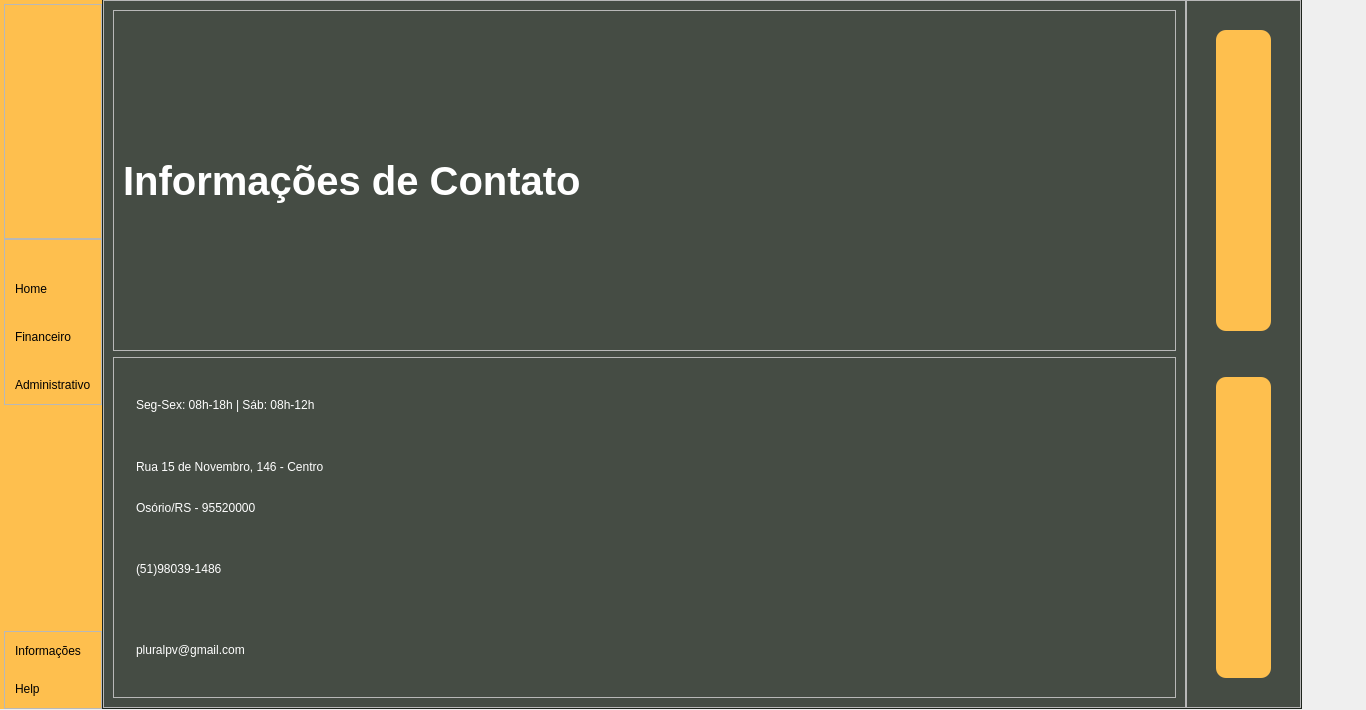
<?xml version="1.0" encoding="UTF-8"?>
<ui version="4.0">
 <class>infos</class>
 <widget class="QDialog" name="infos">
  <property name="geometry">
   <rect>
    <x>0</x>
    <y>0</y>
    <width>1366</width>
    <height>710</height>
   </rect>
  </property>
  <property name="windowTitle">
   <string>Dialog</string>
  </property>
  <widget class="QWidget" name="widget" native="true">
   <property name="geometry">
    <rect>
     <x>-1</x>
     <y>-1</y>
     <width>1366</width>
     <height>710</height>
    </rect>
   </property>
   <property name="styleSheet">
    <string notr="true"/>
   </property>
   <layout class="QHBoxLayout" name="horizontalLayout">
    <property name="spacing">
     <number>0</number>
    </property>
    <property name="leftMargin">
     <number>0</number>
    </property>
    <property name="topMargin">
     <number>0</number>
    </property>
    <property name="rightMargin">
     <number>0</number>
    </property>
    <property name="bottomMargin">
     <number>0</number>
    </property>
    <item alignment="Qt::AlignLeft">
     <widget class="QWidget" name="leftMenu" native="true">
      <property name="styleSheet">
       <string notr="true">#leftMenu
{
	
	background-color: rgb(254, 191, 78);
}</string>
      </property>
      <layout class="QVBoxLayout" name="verticalLayout_2">
       <property name="spacing">
        <number>0</number>
       </property>
       <property name="leftMargin">
        <number>5</number>
       </property>
       <property name="topMargin">
        <number>0</number>
       </property>
       <property name="rightMargin">
        <number>0</number>
       </property>
       <property name="bottomMargin">
        <number>0</number>
       </property>
       <item alignment="Qt::AlignLeft">
        <widget class="QWidget" name="leftMenuSub" native="true">
         <layout class="QVBoxLayout" name="verticalLayout_3">
          <property name="spacing">
           <number>0</number>
          </property>
          <property name="leftMargin">
           <number>0</number>
          </property>
          <property name="topMargin">
           <number>5</number>
          </property>
          <property name="rightMargin">
           <number>0</number>
          </property>
          <property name="bottomMargin">
           <number>0</number>
          </property>
          <item>
           <widget class="QFrame" name="frame">
            <property name="frameShape">
             <enum>QFrame::StyledPanel</enum>
            </property>
            <property name="frameShadow">
             <enum>QFrame::Raised</enum>
            </property>
            <layout class="QHBoxLayout" name="horizontalLayout_2">
             <property name="spacing">
              <number>0</number>
             </property>
             <property name="leftMargin">
              <number>0</number>
             </property>
             <property name="topMargin">
              <number>0</number>
             </property>
             <property name="rightMargin">
              <number>0</number>
             </property>
             <property name="bottomMargin">
              <number>0</number>
             </property>
             <item alignment="Qt::AlignLeft">
              <widget class="QLabel" name="logo">
               <property name="maximumSize">
                <size>
                 <width>166</width>
                 <height>56</height>
                </size>
               </property>
               <property name="styleSheet">
                <string notr="true">#logo
{
	backgroud-repeat: no-repeat;
backgroud-position: center;
}</string>
               </property>
               <property name="text">
                <string/>
               </property>
               <property name="pixmap">
                <pixmap>../imgplural/nova.png</pixmap>
               </property>
               <property name="scaledContents">
                <bool>true</bool>
               </property>
              </widget>
             </item>
            </layout>
           </widget>
          </item>
          <item alignment="Qt::AlignTop">
           <widget class="QFrame" name="frame_2">
            <property name="sizePolicy">
             <sizepolicy hsizetype="Preferred" vsizetype="Preferred">
              <horstretch>0</horstretch>
              <verstretch>0</verstretch>
             </sizepolicy>
            </property>
            <property name="frameShape">
             <enum>QFrame::StyledPanel</enum>
            </property>
            <property name="frameShadow">
             <enum>QFrame::Raised</enum>
            </property>
            <layout class="QVBoxLayout" name="verticalLayout_4">
             <property name="spacing">
              <number>0</number>
             </property>
             <property name="leftMargin">
              <number>0</number>
             </property>
             <property name="topMargin">
              <number>10</number>
             </property>
             <property name="rightMargin">
              <number>0</number>
             </property>
             <property name="bottomMargin">
              <number>10</number>
             </property>
             <item>
              <widget class="QPushButton" name="homeButton">
               <property name="toolTip">
                <string>Home</string>
               </property>
               <property name="styleSheet">
                <string notr="true">#homeButton
{
	border: none;
	backgroud-color: transparent;
	backgroud: none;
	padding: 2px 10px;
	margin: 0;
	text-align: left;
	margin-top: 30px
}</string>
               </property>
               <property name="text">
                <string>Home</string>
               </property>
               <property name="icon">
                <iconset>
                 <normaloff>../imgplural/feather/home.svg</normaloff>../imgplural/feather/home.svg</iconset>
               </property>
               <property name="iconSize">
                <size>
                 <width>24</width>
                 <height>24</height>
                </size>
               </property>
              </widget>
             </item>
             <item>
              <widget class="QPushButton" name="finButton">
               <property name="toolTip">
                <string>Financeiro</string>
               </property>
               <property name="styleSheet">
                <string notr="true">#finButton
{
	border: none;
	backgroud-color: transparent;
	backgroud: none;
	padding: 2px 10px;
	margin: 0;
	text-align: left;
	margin-top: 30px
}</string>
               </property>
               <property name="text">
                <string>Financeiro</string>
               </property>
               <property name="icon">
                <iconset>
                 <normaloff>../imgplural/feather/dollar-sign.svg</normaloff>../imgplural/feather/dollar-sign.svg</iconset>
               </property>
               <property name="iconSize">
                <size>
                 <width>24</width>
                 <height>24</height>
                </size>
               </property>
              </widget>
             </item>
             <item>
              <widget class="QPushButton" name="admButton">
               <property name="toolTip">
                <string>Administrativo</string>
               </property>
               <property name="styleSheet">
                <string notr="true">#admButton
{
	border: none;
	backgroud-color: transparent;
	backgroud: none;
	margin: 0;
	text-align: left;
	padding: 2px 10px;
	margin-top: 30px
}</string>
               </property>
               <property name="text">
                <string>Administrativo</string>
               </property>
               <property name="icon">
                <iconset>
                 <normaloff>../imgplural/feather/archive.svg</normaloff>../imgplural/feather/archive.svg</iconset>
               </property>
               <property name="iconSize">
                <size>
                 <width>24</width>
                 <height>24</height>
                </size>
               </property>
              </widget>
             </item>
            </layout>
           </widget>
          </item>
          <item alignment="Qt::AlignBottom">
           <widget class="QFrame" name="frame_3">
            <property name="frameShape">
             <enum>QFrame::StyledPanel</enum>
            </property>
            <property name="frameShadow">
             <enum>QFrame::Raised</enum>
            </property>
            <layout class="QVBoxLayout" name="verticalLayout_5">
             <property name="spacing">
              <number>0</number>
             </property>
             <property name="leftMargin">
              <number>0</number>
             </property>
             <property name="topMargin">
              <number>10</number>
             </property>
             <property name="rightMargin">
              <number>0</number>
             </property>
             <property name="bottomMargin">
              <number>10</number>
             </property>
             <item>
              <widget class="QPushButton" name="infoButton">
               <property name="toolTip">
                <string>Help</string>
               </property>
               <property name="styleSheet">
                <string notr="true">#infoButton
{
	border: none;
	backgroud-color: transparent;
	backgroud: none;
	padding: 2px 10px;
	margin: 0;
	text-align: left;
}</string>
               </property>
               <property name="text">
                <string>Informações</string>
               </property>
               <property name="icon">
                <iconset>
                 <normaloff>../imgplural/feather/info.svg</normaloff>../imgplural/feather/info.svg</iconset>
               </property>
               <property name="iconSize">
                <size>
                 <width>24</width>
                 <height>24</height>
                </size>
               </property>
              </widget>
             </item>
             <item>
              <widget class="QPushButton" name="helpButton_2">
               <property name="toolTip">
                <string>Help</string>
               </property>
               <property name="styleSheet">
                <string notr="true">#helpButton_2
{
	border: none;
	backgroud-color: transparent;
	backgroud: none;
	padding: 2px 10px;
	margin: 0;
	text-align: left;
	margin-top: 20px
}</string>
               </property>
               <property name="text">
                <string>Help</string>
               </property>
               <property name="icon">
                <iconset>
                 <normaloff>../imgplural/feather/help-circle.svg</normaloff>../imgplural/feather/help-circle.svg</iconset>
               </property>
               <property name="iconSize">
                <size>
                 <width>24</width>
                 <height>24</height>
                </size>
               </property>
              </widget>
             </item>
            </layout>
           </widget>
          </item>
         </layout>
        </widget>
       </item>
      </layout>
     </widget>
    </item>
    <item>
     <widget class="QWidget" name="rightMenu_2" native="true">
      <property name="sizePolicy">
       <sizepolicy hsizetype="Expanding" vsizetype="Preferred">
        <horstretch>0</horstretch>
        <verstretch>0</verstretch>
       </sizepolicy>
      </property>
      <property name="maximumSize">
       <size>
        <width>16777215</width>
        <height>16777215</height>
       </size>
      </property>
      <property name="palette">
       <palette>
        <active/>
        <inactive/>
        <disabled/>
       </palette>
      </property>
      <property name="styleSheet">
       <string notr="true">#rightMenu
{
	
	background: url(C:/Users/Milton/Desktop/imgplural/study);
}</string>
      </property>
      <widget class="QFrame" name="frame_6">
       <property name="geometry">
        <rect>
         <x>0</x>
         <y>0</y>
         <width>1200</width>
         <height>710</height>
        </rect>
       </property>
       <property name="minimumSize">
        <size>
         <width>0</width>
         <height>200</height>
        </size>
       </property>
       <property name="styleSheet">
        <string notr="true">#frame_6
{
	background-color: rgba(26, 35, 25, 0.8);
	
}</string>
       </property>
       <property name="frameShape">
        <enum>QFrame::StyledPanel</enum>
       </property>
       <property name="frameShadow">
        <enum>QFrame::Raised</enum>
       </property>
       <layout class="QHBoxLayout" name="horizontalLayout_3">
        <property name="spacing">
         <number>0</number>
        </property>
        <property name="leftMargin">
         <number>0</number>
        </property>
        <property name="topMargin">
         <number>0</number>
        </property>
        <property name="rightMargin">
         <number>0</number>
        </property>
        <property name="bottomMargin">
         <number>0</number>
        </property>
        <item>
         <widget class="QFrame" name="frame_4">
          <property name="frameShape">
           <enum>QFrame::StyledPanel</enum>
          </property>
          <property name="frameShadow">
           <enum>QFrame::Raised</enum>
          </property>
          <layout class="QVBoxLayout" name="verticalLayout_7">
           <item>
            <widget class="QFrame" name="frame_10">
             <property name="frameShape">
              <enum>QFrame::StyledPanel</enum>
             </property>
             <property name="frameShadow">
              <enum>QFrame::Raised</enum>
             </property>
             <layout class="QVBoxLayout" name="verticalLayout_9">
              <item>
               <widget class="QLabel" name="label">
                <property name="font">
                 <font>
                  <pointsize>30</pointsize>
                  <bold>true</bold>
                 </font>
                </property>
                <property name="styleSheet">
                 <string notr="true">#label
{
	
	color: rgb(255, 255, 255);
}</string>
                </property>
                <property name="text">
                 <string>Informações de Contato</string>
                </property>
               </widget>
              </item>
             </layout>
            </widget>
           </item>
           <item>
            <widget class="QFrame" name="frame_9">
             <property name="frameShape">
              <enum>QFrame::StyledPanel</enum>
             </property>
             <property name="frameShadow">
              <enum>QFrame::Raised</enum>
             </property>
             <layout class="QVBoxLayout" name="verticalLayout_8">
              <item>
               <layout class="QHBoxLayout" name="horizontalLayout_4">
                <item>
                 <widget class="QLabel" name="label_2">
                  <property name="styleSheet">
                   <string notr="true">#label_2
{
	
	color: rgb(255, 255, 255);
}</string>
                  </property>
                  <property name="text">
                   <string/>
                  </property>
                  <property name="pixmap">
                   <pixmap>../imgplural/iconWhite/clock.svg</pixmap>
                  </property>
                 </widget>
                </item>
                <item>
                 <widget class="QLabel" name="label_3">
                  <property name="sizePolicy">
                   <sizepolicy hsizetype="Expanding" vsizetype="Preferred">
                    <horstretch>0</horstretch>
                    <verstretch>0</verstretch>
                   </sizepolicy>
                  </property>
                  <property name="styleSheet">
                   <string notr="true">#label_3
{
	
	color: rgb(255, 255, 255);
}</string>
                  </property>
                  <property name="text">
                   <string>Seg-Sex: 08h-18h | Sáb: 08h-12h</string>
                  </property>
                 </widget>
                </item>
               </layout>
              </item>
              <item>
               <layout class="QHBoxLayout" name="horizontalLayout_5">
                <item>
                 <widget class="QLabel" name="label_7">
                  <property name="styleSheet">
                   <string notr="true">#label_7
{
	
	color: rgb(255, 255, 255);
}</string>
                  </property>
                  <property name="text">
                   <string/>
                  </property>
                  <property name="pixmap">
                   <pixmap>../imgplural/iconWhite/map-pin.svg</pixmap>
                  </property>
                 </widget>
                </item>
                <item>
                 <layout class="QVBoxLayout" name="verticalLayout_6">
                  <item>
                   <widget class="QLabel" name="label_5">
                    <property name="styleSheet">
                     <string notr="true">#label_5
{
	
	color: rgb(255, 255, 255);
}</string>
                    </property>
                    <property name="text">
                     <string>Rua 15 de Novembro, 146 - Centro</string>
                    </property>
                   </widget>
                  </item>
                  <item>
                   <widget class="QLabel" name="label_6">
                    <property name="sizePolicy">
                     <sizepolicy hsizetype="Expanding" vsizetype="Preferred">
                      <horstretch>0</horstretch>
                      <verstretch>0</verstretch>
                     </sizepolicy>
                    </property>
                    <property name="styleSheet">
                     <string notr="true">#label_6
{
	
	color: rgb(255, 255, 255);
}</string>
                    </property>
                    <property name="text">
                     <string>Osório/RS - 95520000</string>
                    </property>
                   </widget>
                  </item>
                 </layout>
                </item>
               </layout>
              </item>
              <item>
               <layout class="QHBoxLayout" name="horizontalLayout_7">
                <item>
                 <widget class="QLabel" name="label_9">
                  <property name="styleSheet">
                   <string notr="true">#label_9
{
	
	color: rgb(255, 255, 255);
}</string>
                  </property>
                  <property name="text">
                   <string/>
                  </property>
                  <property name="pixmap">
                   <pixmap>../imgplural/iconWhite/phone.svg</pixmap>
                  </property>
                 </widget>
                </item>
                <item>
                 <widget class="QLabel" name="label_10">
                  <property name="sizePolicy">
                   <sizepolicy hsizetype="Expanding" vsizetype="Preferred">
                    <horstretch>0</horstretch>
                    <verstretch>0</verstretch>
                   </sizepolicy>
                  </property>
                  <property name="styleSheet">
                   <string notr="true">#label_10
{
	
	color: rgb(255, 255, 255);
}</string>
                  </property>
                  <property name="text">
                   <string>(51)98039-1486</string>
                  </property>
                 </widget>
                </item>
               </layout>
              </item>
              <item>
               <layout class="QHBoxLayout" name="horizontalLayout_6">
                <item>
                 <widget class="QLabel" name="label_8">
                  <property name="styleSheet">
                   <string notr="true">#label_8
{
	
	color: rgb(255, 255, 255);
}</string>
                  </property>
                  <property name="text">
                   <string/>
                  </property>
                  <property name="pixmap">
                   <pixmap>../imgplural/iconWhite/mail.svg</pixmap>
                  </property>
                 </widget>
                </item>
                <item>
                 <widget class="QLabel" name="label_4">
                  <property name="sizePolicy">
                   <sizepolicy hsizetype="Expanding" vsizetype="Preferred">
                    <horstretch>0</horstretch>
                    <verstretch>0</verstretch>
                   </sizepolicy>
                  </property>
                  <property name="styleSheet">
                   <string notr="true">#label_4
{
	
	color: rgb(255, 255, 255);
}</string>
                  </property>
                  <property name="text">
                   <string>pluralpv@gmail.com</string>
                  </property>
                 </widget>
                </item>
               </layout>
              </item>
             </layout>
            </widget>
           </item>
          </layout>
         </widget>
        </item>
        <item>
         <widget class="QFrame" name="frame_5">
          <property name="frameShape">
           <enum>QFrame::StyledPanel</enum>
          </property>
          <property name="frameShadow">
           <enum>QFrame::Raised</enum>
          </property>
          <layout class="QVBoxLayout" name="verticalLayout">
           <item>
            <widget class="QFrame" name="frame_8">
             <property name="styleSheet">
              <string notr="true">#frame_8
{
	background-color: rgb(254, 191, 78);
	border-radius: 10px;
	margin-top: 20px;
	margin-left: 20px;
	margin-bottom: 20px;
	margin-right: 20px;
}</string>
             </property>
             <property name="frameShape">
              <enum>QFrame::StyledPanel</enum>
             </property>
             <property name="frameShadow">
              <enum>QFrame::Raised</enum>
             </property>
             <layout class="QVBoxLayout" name="verticalLayout_11">
              <item>
               <widget class="QLabel" name="label_11">
                <property name="styleSheet">
                 <string notr="true">#label_11
{
	margin-top: 15px;
margin-left: 15px;
margin-right: 15px;
margin-bottom: 15px;

}</string>
                </property>
                <property name="text">
                 <string/>
                </property>
                <property name="pixmap">
                 <pixmap>../imgplural/Plural-00102-1792.jpg</pixmap>
                </property>
                <property name="scaledContents">
                 <bool>true</bool>
                </property>
               </widget>
              </item>
             </layout>
            </widget>
           </item>
           <item>
            <widget class="QFrame" name="frame_7">
             <property name="styleSheet">
              <string notr="true">#frame_7
{
	background-color: rgb(254, 191, 78);
	border-radius: 10px;
	margin-top: 20px;
	margin-left: 20px;
	margin-bottom: 20px;
	margin-right: 20px;
}</string>
             </property>
             <property name="frameShape">
              <enum>QFrame::StyledPanel</enum>
             </property>
             <property name="frameShadow">
              <enum>QFrame::Raised</enum>
             </property>
             <layout class="QVBoxLayout" name="verticalLayout_10">
              <item>
               <widget class="QLabel" name="label_12">
                <property name="styleSheet">
                 <string notr="true">#label_12
{
	margin-top: 15px;
margin-left: 15px;
margin-right: 15px;
margin-bottom: 15px;


}</string>
                </property>
                <property name="text">
                 <string/>
                </property>
                <property name="pixmap">
                 <pixmap>../imgplural/Plural-00104-1217.jpg</pixmap>
                </property>
                <property name="scaledContents">
                 <bool>true</bool>
                </property>
               </widget>
              </item>
             </layout>
            </widget>
           </item>
          </layout>
         </widget>
        </item>
       </layout>
      </widget>
     </widget>
    </item>
   </layout>
  </widget>
 </widget>
 <resources/>
 <connections/>
</ui>
